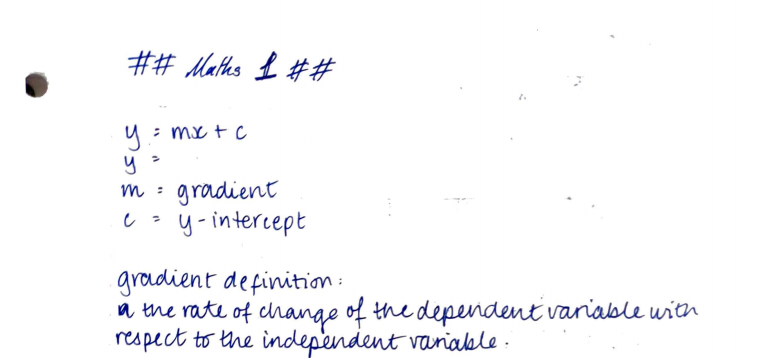
#> input picture images2.png, 776 x 358 px, found by its file name
$ jupyter execute --allow-errors IAM.ipynb
#> lines starting #> are read from the running program, lines starting #| are printed output that depends on the picture; after the words box and inside, x2 and y2 are one past the last pixel; in counts of white or black regions, pixels touching at a corner belong together
[cell 1]
import os
import cv2
from matplotlib import pyplot as plt
import numpy as np

[cell 2]
def unsharp_mask(image, kernel_size=(5, 5), sigma=1.0, amount=2.0, threshold=0):
    """Return a sharpened version of the image, using an unsharp mask."""
    blurred = cv2.GaussianBlur(image, kernel_size, sigma)
    sharpened = float(amount + 1) * image - float(amount) * blurred
    sharpened = np.maximum(sharpened, np.zeros(sharpened.shape))
    sharpened = np.minimum(sharpened, 255 * np.ones(sharpened.shape))
    sharpened = sharpened.round().astype(np.uint8)
    if threshold > 0:
        low_contrast_mask = np.absolute(image - blurred) < threshold
        np.copyto(sharpened, image, where=low_contrast_mask)
    return sharpened

def preprocessImage(image):
    image = cv2.cvtColor(image, cv2.COLOR_BGR2HSV)
    lower = np.array([0,0,0])
    upper = np.array([179, 255, 209])
    mask = cv2.inRange(image, lower, upper)
    kernel = cv2.getStructuringElement(cv2.MORPH_ELLIPSE, (2,2))
    close = cv2.morphologyEx(mask, cv2.MORPH_CLOSE, kernel, iterations=1)
    image[close==0] = (255,255,255)
    retouch_mask = (image <= [250.,250.,250.]).all(axis=2)
    image[retouch_mask] = [0,0,0]
    image = 255-image
    return image[...,0]

def getSplits(img, threshold, vertical=False):
#   height, width = img.shape
#   scaling = height/100
  # threshold is the percentage of height(0-100) needed for a line to be considered a line
#   threshold is the number of pixels needed for a line to considered a line between 1 and 1000
  if vertical:
    img = img.T
    img = cv2.dilate(img, np.ones((5,5), np.uint8), iterations=3)
  else:
    img = cv2.dilate(img, np.ones((3,3), np.uint8), iterations=1)
  h = np.sum(img,axis=1)
  h = 100*(h - h.min()) / (h.max() - h.min())
  zeros = np.where(h != 0)[0]
  zeroParts = np.split(zeros, np.where(np.diff(zeros) != 1)[0]+1)
  horizontalSplits = [(x[0], x[-1]) for x in zeroParts if x[-1]-x[0] > threshold]
  return horizontalSplits

def image_resize(image, width = None, height = None, inter = cv2.INTER_AREA):
    # initialize the dimensions of the image to be resized and
    # grab the image size
    dim = None
    (h, w) = image.shape[:2]

    # if both the width and height are None, then return the
    # original image
    if width is None and height is None:
        return image

    # check to see if the width is None
    if width is None:
        # calculate the ratio of the height and construct the
        # dimensions
        r = height / float(h)
        dim = (int(w * r), height)

    # otherwise, the height is None
    else:
        # calculate the ratio of the width and construct the
        # dimensions
        r = width / float(w)
        dim = (width, int(h * r))

    # resize the image
    resized = cv2.resize(image, dim, interpolation = inter)

    # return the resized image
    return resized

#> (a cell that did not finish here is left out)

[cell 4]
img = image_resize(cv2.imread('/dbfs/FileStore/shared_uploads/t-nbilla@expediagroup.com/IAM-Dataset/images2.png'), height=1000)
#> in image_resize, image is the input picture: shape (358, 776, 3); mean B, G, R 250.1, 248, 247.9
img2 = preprocessImage(img)
#> in preprocessImage, `image = cv2.cvtColor(image, cv2.COLOR_BGR2HSV)`: image: shape (1000, 2167, 3); mean H, S, V 9.5, 4.3, 250.2
#> in preprocessImage, `mask = cv2.inRange(image, lower, upper)`:
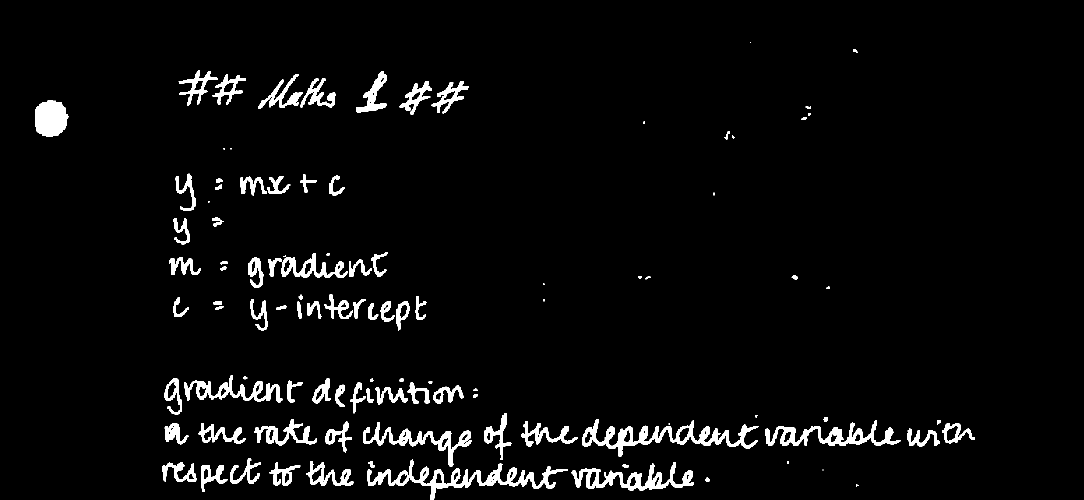
#> mask: shape (1000, 2167) (shown at 1/2 size); 3.8% white; 102 white regions (13 under 20 px), largest, box (x1, y1, x2, y2) and area: (734, 919, 1136, 1000) 6655, (1164, 838, 1517, 913) 6525, (1142, 924, 1388, 981) 4584
#> in preprocessImage, `close = cv2.morphologyEx(mask, cv2.MORPH_CLOSE, kernel, iterations=1)`:
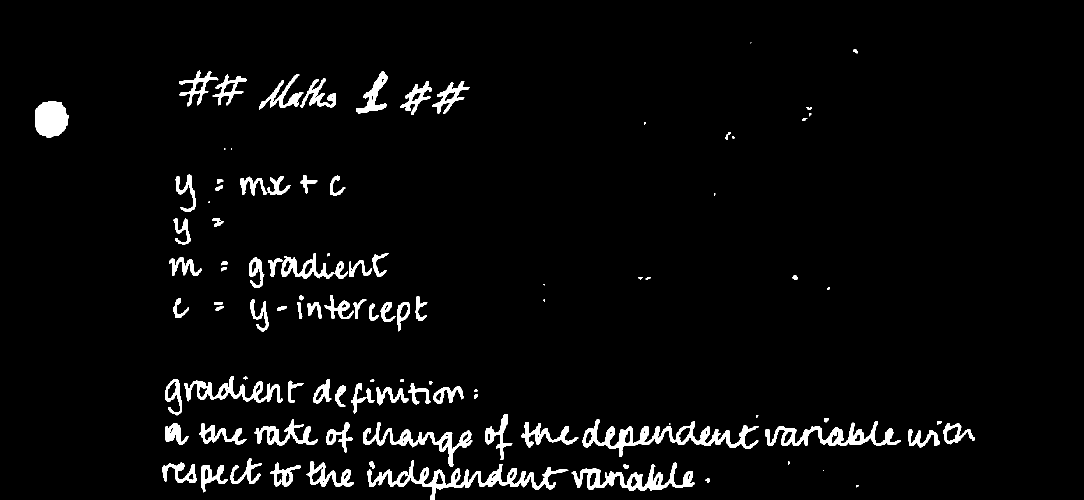
#> close: shape (1000, 2167) (shown at 1/2 size); 3.8% white; 102 white regions (14 under 20 px), largest, box (x1, y1, x2, y2) and area: (735, 920, 1137, 1000) 6671, (1165, 839, 1518, 914) 6557, (1143, 925, 1389, 982) 4608
#> in preprocessImage, `image[close==0] = (255,255,255)`: image: shape (1000, 2167, 3); mean H, S, V 249.6, 248.9, 251.3
#> in preprocessImage, `retouch_mask = (image <= [250.,250.,250.]).all(axis=2)`: retouch_mask: shape (1000, 2167) bool; 3.7% white; 102 white regions (14 under 20 px), largest, box (x1, y1, x2, y2) and area: (735, 920, 1137, 1000) 6585, (1165, 839, 1518, 914) 6507, (1143, 925, 1389, 982) 4527
#> in preprocessImage, `image[retouch_mask] = [0,0,0]`: image: shape (1000, 2167, 3); mean H, S, V 245.4, 245.4, 245.5
#> in preprocessImage, `image = 255-image`: image: shape (1000, 2167, 3); mean H, S, V 9.6, 9.6, 9.5
#> in preprocessImage, `return image[...,0]`:
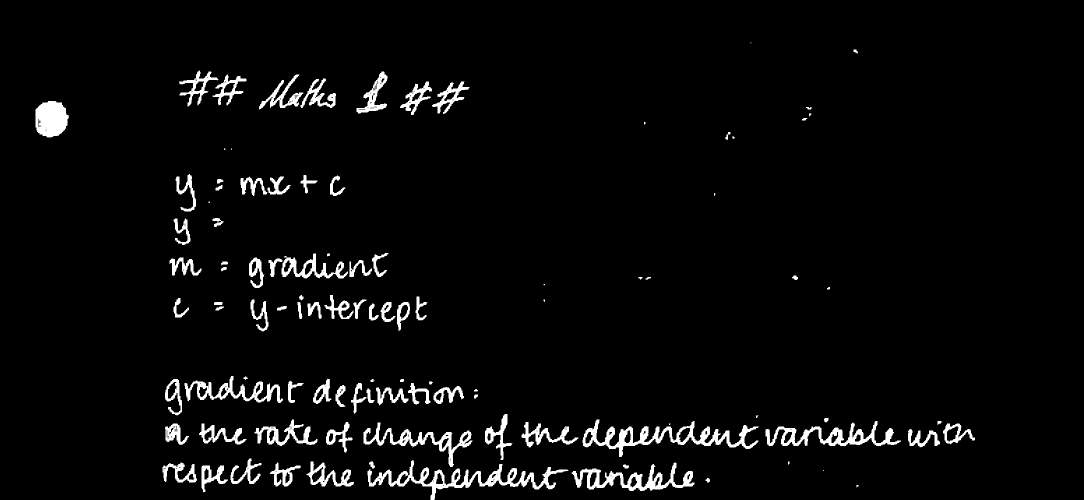
#> returned value: shape (1000, 2167) (shown at 1/2 size); min 0, max 255, mean 9.6
plt.figure(figsize=(15, 10), dpi=80)
plt.imshow(img2)
plt.show()

$ run again, with images3.png copied over images2.png
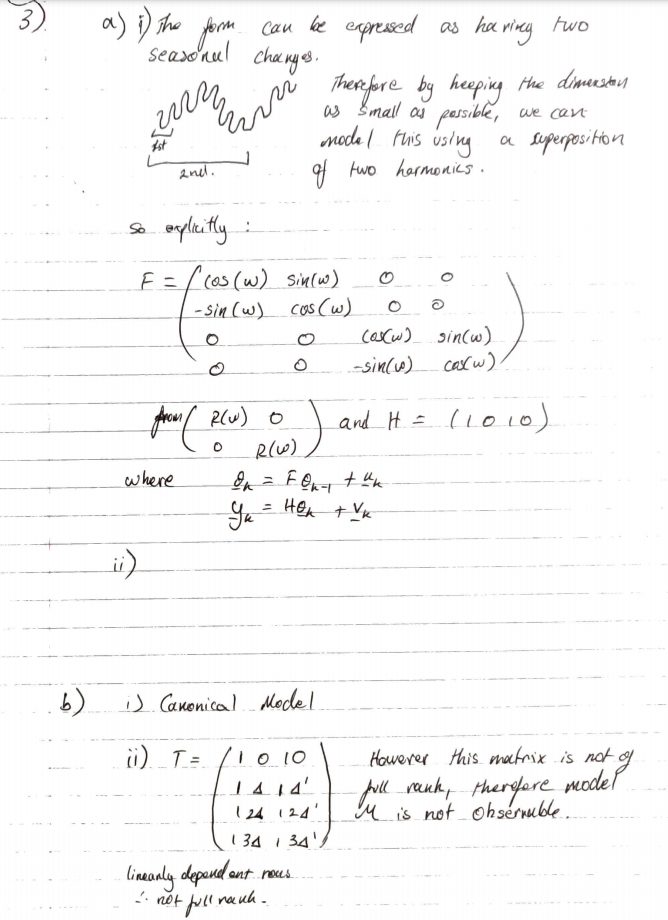
#> input picture images3.png, 668 x 920 px, found by its file name
#> in image_resize, image is the input picture: shape (920, 668, 3); mean B, G, R 247.9, 247.9, 248.2
#> in preprocessImage, `mask = cv2.inRange(image, lower, upper)`:
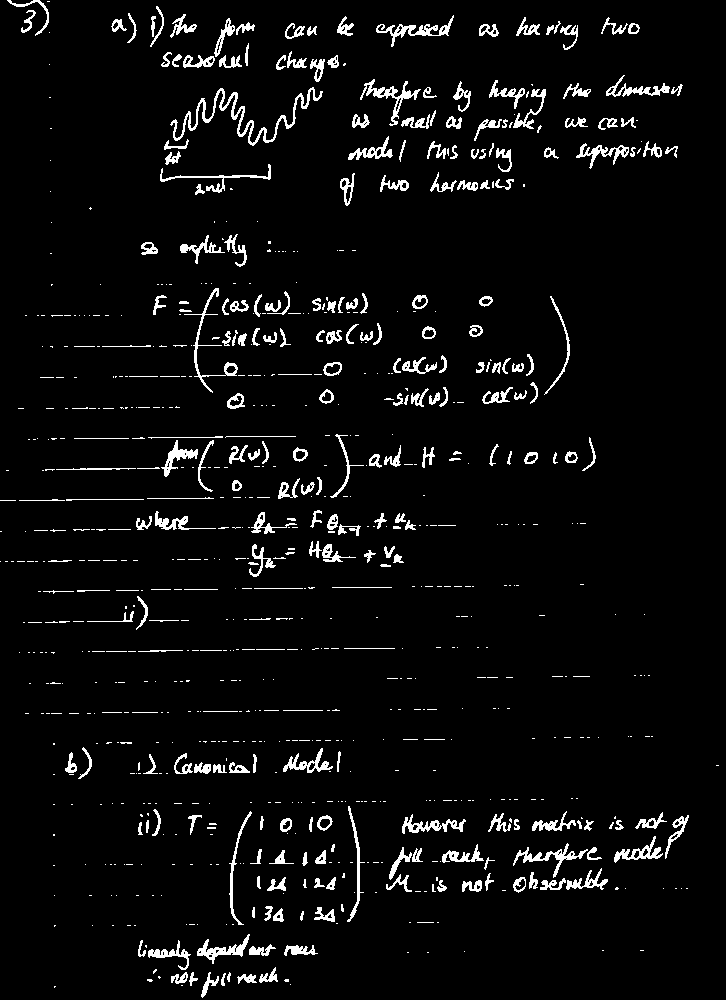
#> mask: shape (1000, 726); 4.6% white in thin lines or dots
#> close: shape (1000, 726); 4.6% white; 664 white regions (405 under 20 px), largest, box (x1, y1, x2, y2) and area: (171, 88, 324, 147) 1301, (184, 19, 256, 69) 573, (377, 16, 455, 48) 562
#> in preprocessImage, `retouch_mask = (image <= [250.,250.,250.]).all(axis=2)`:
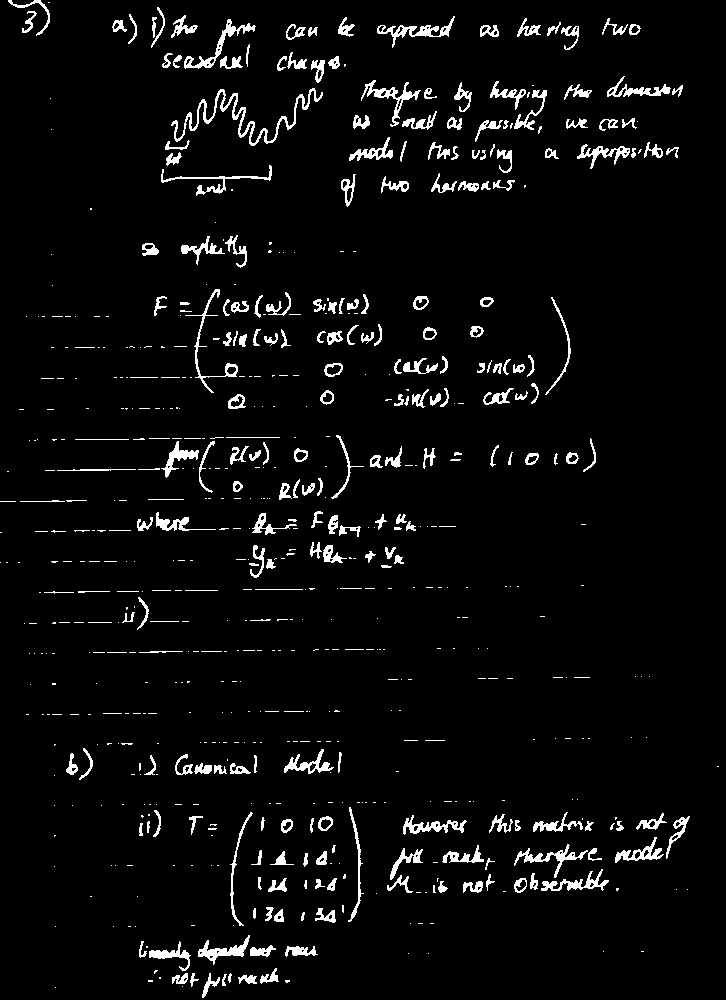
#> retouch_mask: shape (1000, 726) bool; 4.4% white; 651 white regions (397 under 20 px), largest, box (x1, y1, x2, y2) and area: (171, 88, 323, 146) 1252, (184, 19, 256, 69) 566, (377, 16, 455, 48) 555

$ run again, with r06-137.png copied over images2.png
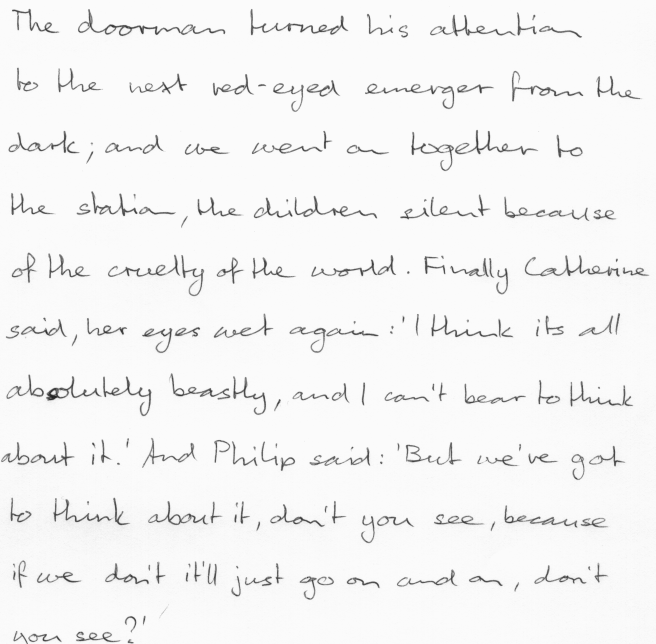
#> input picture r06-137.png, 1968 x 1932 px, found by its file name (shown at 1/3 size)
#> in image_resize, image is the input picture: shape (1932, 1968, 3); min 30, max 251, mean 244.2
#> in preprocessImage, `mask = cv2.inRange(image, lower, upper)`:
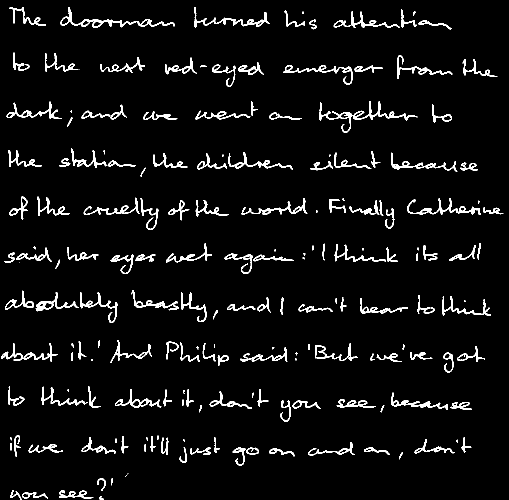
#> mask: shape (1000, 1018) (shown at 1/2 size); 4.9% white; 187 white regions (33 under 20 px), largest, box (x1, y1, x2, y2) and area: (121, 14, 350, 56) 1350, (814, 396, 962, 430) 1019, (388, 14, 540, 55) 971
#> in preprocessImage, `close = cv2.morphologyEx(mask, cv2.MORPH_CLOSE, kernel, iterations=1)`:
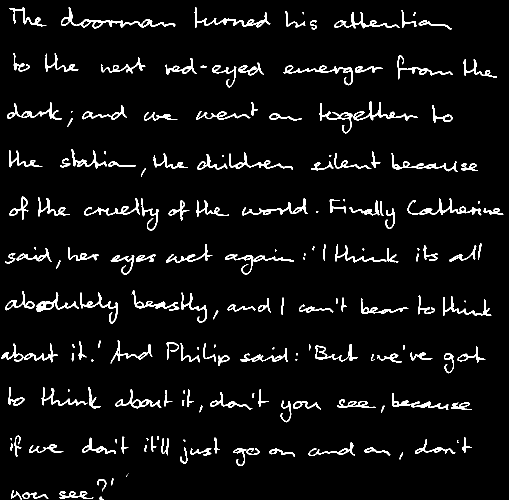
#> close: shape (1000, 1018) (shown at 1/2 size); 4.9% white; 183 white regions (30 under 20 px), largest, box (x1, y1, x2, y2) and area: (122, 15, 351, 57) 1353, (815, 397, 963, 431) 1034, (389, 15, 541, 56) 977
